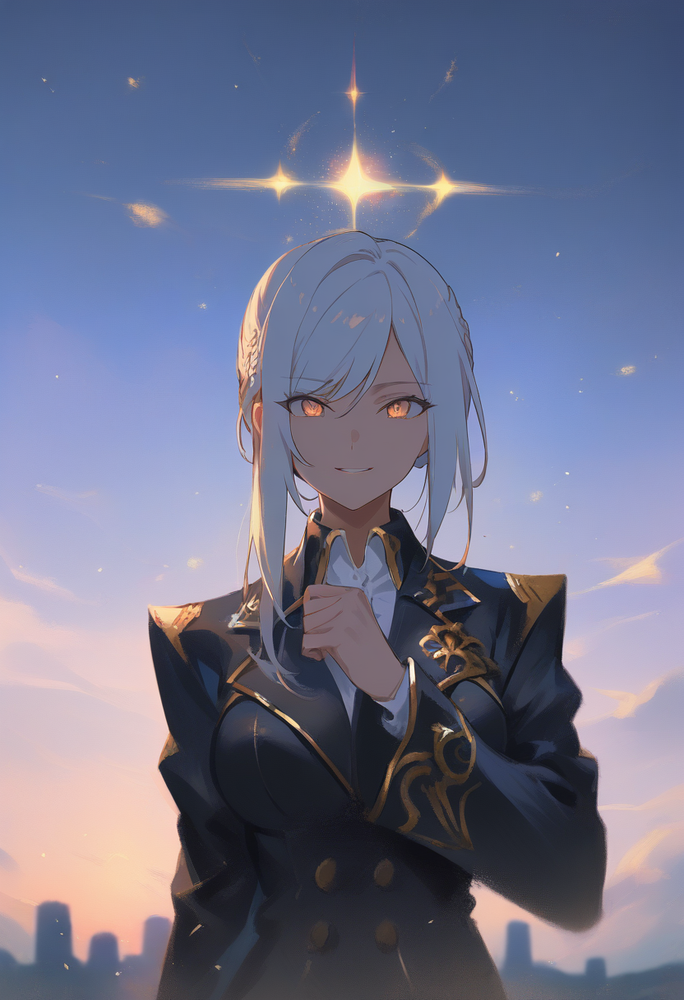
#> input picture assets/cards/ceo.png, 684 x 1000 px, shrunk from 832 x 1216 before the run, found by its file name
$ python cutout.py assets/cards/ceo.png '#' in place, writes ceo.png
#> lines starting #> are read from the running program, lines starting #| are printed output that depends on the picture
# -*- coding: utf-8 -*-
"""
Removes the background from a generated card so the illustration can sit over anything.

WHY FLOOD FILL FROM THE BORDER, NOT A COLOUR MATCH
--------------------------------------------------
The obvious approach — "make every near-white pixel transparent" — eats the character. This cast
wears white shirts, lab coats and blouses, and several have white or silver hair; a global match
would punch holes through all of them.

So the fill starts at the image BORDER and spreads inward, and it only crosses pixels that are
still within tolerance of the background. An interior white shirt is never reached, because the
character's outline stands between it and the edge. That is the whole trick, and it is why the
generator's negative prompt has to keep `hair touching the top edge of the image` and
`cropped head`: if the character touches the border, the fill walks straight into them.

SDXL CANNOT OUTPUT ALPHA. Every route to a transparent PNG is "generate on something uniform, then
key it out", and the only choice is what that uniform thing is. A saturated chroma colour keys most
cleanly but bleeds its hue into the hair edges, and this roster has mint, lavender and pink hair
that the bleed would ruin. Near-white with a border fill keeps the edges honest.

    python tools/cutout.py assets/cards/ceo.png            # in place, writes ceo.png
    python tools/cutout.py assets/cards/*.png --out out/   # batch
    python tools/cutout.py x.png --check                   # report only, writes nothing
"""
import sys
import os
from collections import deque
from PIL import Image

TOL = 26          # per-channel distance from the sampled background still counted as background
FEATHER = 1       # px of alpha ramp, so the cut edge is not a staircase


def sample_bg(px, w, h):
    """The background colour, taken from the four corners — the one place the subject is not."""
    pts = [(1, 1), (w - 2, 1), (1, h - 2), (w - 2, h - 2)]
    cols = [px[p][:3] for p in pts]
    return tuple(sum(c[i] for c in cols) // len(cols) for i in range(3))


def near(a, b, tol=TOL):
    return abs(a[0] - b[0]) <= tol and abs(a[1] - b[1]) <= tol and abs(a[2] - b[2]) <= tol


def cut(path, out_path=None, check=False):
    im = Image.open(path).convert('RGBA')
    w, h = im.size
    px = im.load()
    bg = sample_bg(px, w, h)

    # Every border pixel that still looks like the background is a starting point.
    seen = bytearray(w * h)
    q = deque()
    for x in range(w):
        for y in (0, h - 1):
            if near(px[x, y][:3], bg) and not seen[y * w + x]:
                seen[y * w + x] = 1
                q.append((x, y))
    for y in range(h):
        for x in (0, w - 1):
            if near(px[x, y][:3], bg) and not seen[y * w + x]:
                seen[y * w + x] = 1
                q.append((x, y))

    while q:
        x, y = q.popleft()
        for dx, dy in ((1, 0), (-1, 0), (0, 1), (0, -1)):
            nx, ny = x + dx, y + dy
            if 0 <= nx < w and 0 <= ny < h and not seen[ny * w + nx] and near(px[nx, ny][:3], bg):
                seen[ny * w + nx] = 1
                q.append((nx, ny))

    cutpx = sum(seen)
    share = cutpx / (w * h)

    # A cut that takes almost everything means the fill leaked through the subject — usually the
    # character touching an edge. Better to refuse than to write a mostly-empty card.
    leaked = share > 0.92
    # And one that takes almost nothing means the background was not uniform after all.
    missed = share < 0.05

    if check or leaked or missed:
        status = 'LEAKED' if leaked else 'MISSED' if missed else 'ok'
        print(f'{os.path.basename(path)}: bg={bg} cut={share:.1%} {status}')
        if check or leaked or missed:
            return status

    for i in range(w * h):
        if seen[i]:
            x, y = i % w, i // w
            r, g, b, _ = px[x, y]
            px[x, y] = (r, g, b, 0)

    if FEATHER:
        # One pass of softening: any kept pixel touching a cut one gets partial alpha, which takes
        # the staircase off a diagonal edge without eroding the silhouette.
        edge = []
        for i in range(w * h):
            if seen[i]:
                continue
            x, y = i % w, i // w
            for dx, dy in ((1, 0), (-1, 0), (0, 1), (0, -1)):
                nx, ny = x + dx, y + dy
                if 0 <= nx < w and 0 <= ny < h and seen[ny * w + nx]:
                    edge.append((x, y))
                    break
        for x, y in edge:
            r, g, b, a = px[x, y]
            px[x, y] = (r, g, b, int(a * 0.55))

    im.save(out_path or path)
    return 'ok'


def main(argv):
    args = [a for a in argv if not a.startswith('--')]
    check = '--check' in argv
    out_dir = None
    for a in argv:
        if a.startswith('--out'):
            out_dir = a.split('=', 1)[1] if '=' in a else argv[argv.index(a) + 1]
    if out_dir:
        os.makedirs(out_dir, exist_ok=True)
        args = [a for a in args if a != out_dir]

    if not args:
        print(__doc__)
        return 2

    bad = 0
    for p in args:
        dst = os.path.join(out_dir, os.path.basename(p)) if out_dir else None
        if cut(p, dst, check) != 'ok':
#> in cut, `bg = sample_bg(px, w, h)`: bg = (74, 87, 113)
#> the loop in cut, `for i in range(w * h):` made 684000 passes
#> (r, g, b) on passes 1 to 12: (68, 89, 127), (66, 87, 126), (68, 87, 126), (68, 87, 127), (68, 87, 126), (68, 87, 125), (67, 85, 125), (67, 85, 125), (67, 86, 125), (67, 85, 125), (66, 84, 125), (67, 85, 124)
#> the loop in cut, `for x, y in edge:` made 2305 passes
#> (r, g, b) on passes 1 to 3: (101, 88, 117), (76, 97, 140), (76, 97, 140)
#> in cut, `im.save(out_path or path)`:
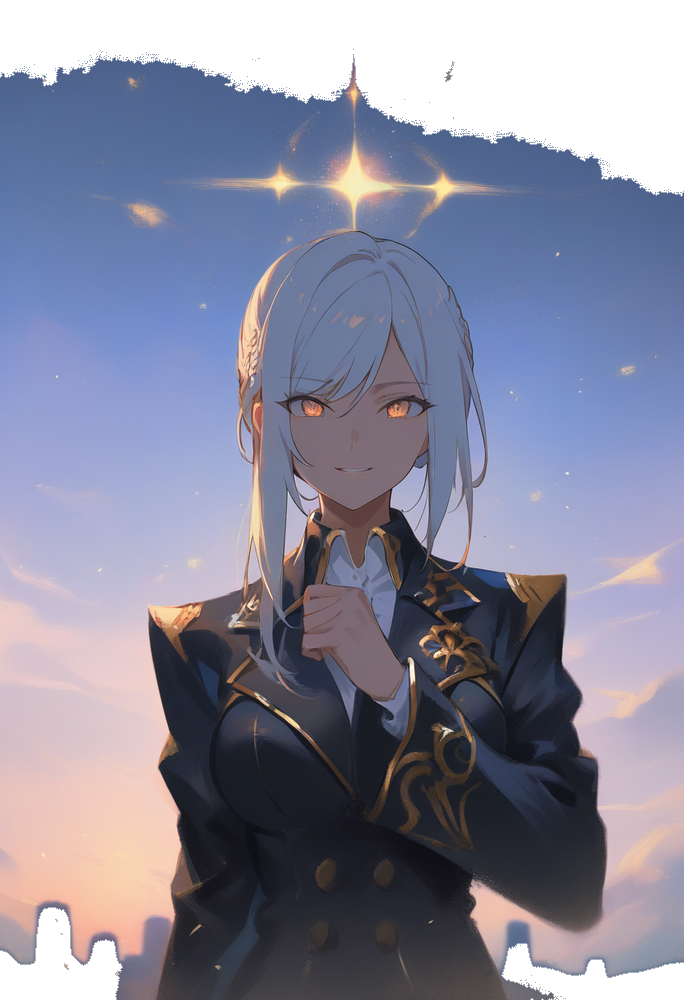
#> saved as ceo.png: PIL image 684x1000 RGBA; mean R, G, B, A 113.3, 116.2, 141.1, 222.2; transparent parts drawn white
            bad += 1
    print(f'{len(args)} file(s), {bad} needing a look')
    return 1 if bad else 0


if __name__ == '__main__':
#> (the run stopped early here; a loop or call above may not have finished)
